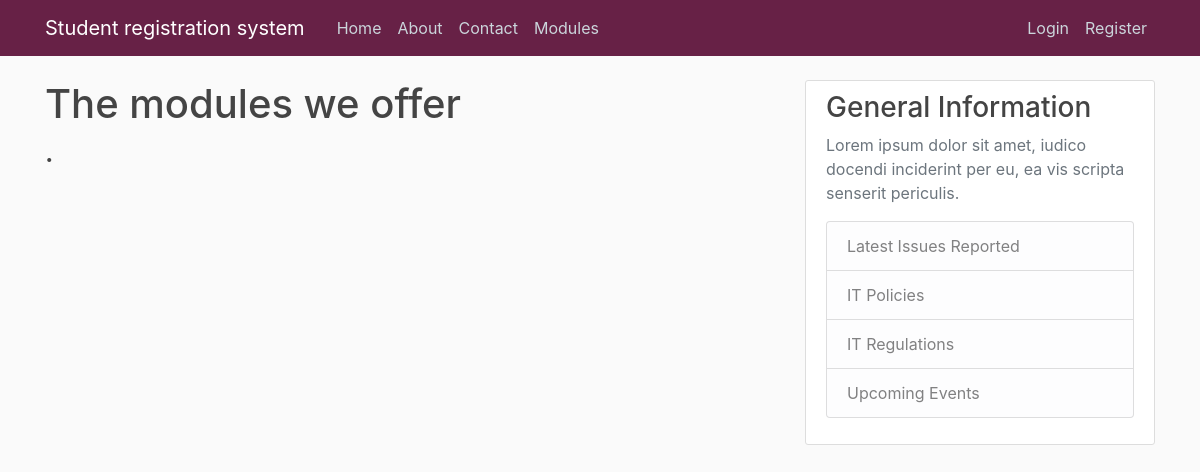
The app's page /modules, older data.
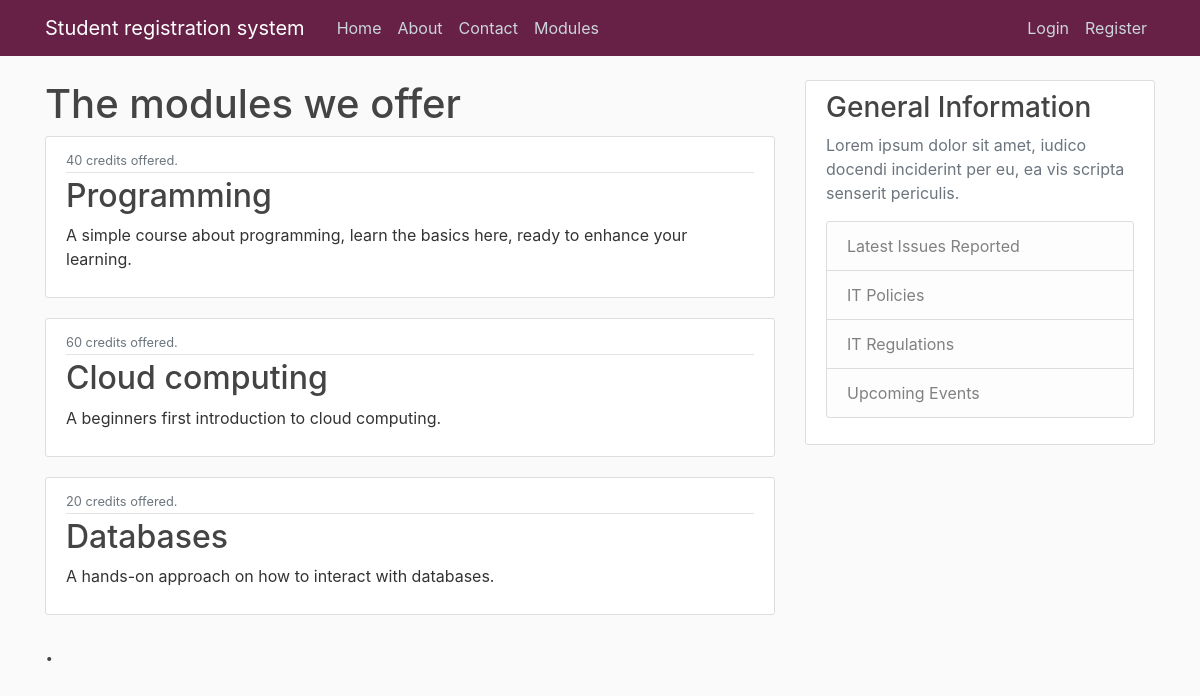
The same page, newer data.
### ModuleRegistrationSystem/models.py (models this page shows)
class Module(models.Model):
    name = models.CharField(max_length= 20)
    code = models.CharField(max_length= 4)
    credit = models.IntegerField(choices= [(20, 20), (40, 40), (60, 60)])
    category = models.CharField(max_length= 20, choices= [('In-person', 'In person'), ('Online', 'Online')])
    description = models.TextField()
    availability = models.BooleanField(default=True)
    def __str__(self):
        return f'{self.name}'

### ModuleRegistrationSystem/views.py (the view)
# urls.py: path('modules', views.modules, name='modules'),
def modules(request):
        module_list = {'modules': Module.objects.all(), 'title': 'List of modules'}
        return render(request, 'ModuleRegistrationSystem/modules.html', module_list)

### ModuleRegistrationSystem/templates/ModuleRegistrationSystem/modules.html (shortened to what this page needs)
{% extends "ModuleRegistrationSystem/base.html" %}
{% block content %}
    <h1>The modules we offer</h1>
{% for module in modules %}
    <article class="media content-section">
        <div class="media-body">
            <div class="article-metadata">
                <small class="text-muted">{{ module.credit }} credits offered. </small>
            </div>
            <h2><a class="article-title" href="#">{{ module }}</a></h2>
            <p class="article-content">{{ module.description }}</p>
        </div>
    </article>
{% endfor %}
{% if user.is_superuser %}
<h3> HELLO </h3>
{% else %}
<h3>.</h3>
{% endif %}
{% endblock content %}

### ModuleRegistrationSystem/templates/ModuleRegistrationSystem/base.html (shortened to what this page needs)
{% load static %}
<!DOCTYPE html>
<html>
<head>
    <link rel="stylesheet" href="https://cdn.jsdelivr.net/npm/bootstrap@4.0.0/dist/css/bootstrap.min.css">
    <link rel="stylesheet" type="text/css" href="{% static 'css/styles.css' %}" />
</head>
<body>
    <div class="container">
        <header class="site-header">
            <nav class="navbar navbar-expand-md navbar-dark bg-steel fixed-top">
                <div class="container">
                <a class="navbar-brand mr-4" href="{% url 'ModuleRegistrationSystem:home' %}">Student registration system</a>
                <div class="collapse navbar-collapse" id="navbarToggle">
                    <div class="navbar-nav mr-auto">
                        <a class="nav-item nav-link" href="{% url 'ModuleRegistrationSystem:home' %}">Home</a>
                        <a class="nav-item nav-link" href="{% url 'ModuleRegistrationSystem:about' %}">About</a>
                        <a class="nav-item nav-link" href="{% url 'ModuleRegistrationSystem:contact' %}">Contact</a>
                        <a class="nav-item nav-link" href="{% url 'ModuleRegistrationSystem:modules' %}">Modules</a>
                    </div>
                    <div class="navbar-nav">
                        {% if user.is_authenticated %}
                            <a class="nav-item nav-link" href="{% url 'studentAccount' %}">Student account</a>
                            <a class="nav-item nav-link" href="{% url 'logout' %}">Logout</a>
                        {% else %}
                            <a class="nav-item nav-link" href="{% url 'login' %}">Login</a>
                    <a class="nav-item nav-link" href="{% url 'register' %}">Register</a>
                        {% endif %}
                    </div>
                </div>
                </div>
            </nav>
        </header>
        <div class="row">
            <div class="col-md-8">
            {% block content %}{% endblock %}
            </div>
            <div class="col-md-4">
                <div class="content-section">
                    <h3>General Information</h3>
                    <p class='text-muted'>Lorem ipsum dolor sit amet, iudico docendi inciderint per eu, ea vis scripta senserit periculis.
                      <ul class="list-group">
                        <li class="list-group-item list-group-item-light">Latest Issues Reported</li>
                        <li class="list-group-item list-group-item-light">IT Policies</li>
                        <li class="list-group-item list-group-item-light">IT Regulations</li>
                        <li class="list-group-item list-group-item-light">Upcoming Events</li>
                      </ul>
                    </p>
                  </div>
            </div>
        </div>
    </div>
</body>
</html>

### ModuleRegistrationSystem/static/css/styles.css (style rules this page uses)
html { position: relative; min-height: 100%; }
body { background: #fafafa; color: #333333; margin-top: 5rem; margin-bottom: 50px; }
h1, h2, h3, h4, h5, h6 { color: #444444; }
ul { margin: 0; }
.bg-steel { background-color: #672146; }
.site-header .navbar-nav .nav-link { color: #cbd5db; }
.content-section { background: #ffffff; padding: 10px 20px; border: 1px solid #dddddd; border-radius: 3px; margin-bottom: 20px; }
.article-title { color: #444444; }
.article-content { white-space: pre-line; }
.article-metadata { padding-bottom: 1px; margin-bottom: 4px; border-bottom: 1px solid #e3e3e3 }

Row changes from the older to the newer data that the page shows:
added Module: credit "40", name "Programming", description "A simple course about programming, learn the basics here, ready to enhance your learning."
added Module: credit "60", name "Cloud computing", description "A beginners first introduction to cloud computing."
added Module: credit "20", name "Databases", description "A hands-on approach on how to interact with databases."
